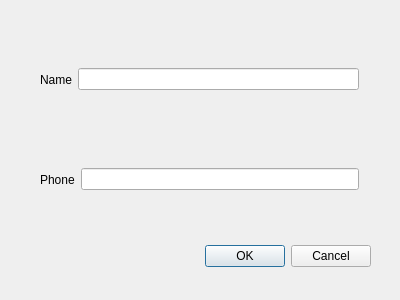
<?xml version="1.0" encoding="UTF-8"?>
<ui version="4.0">
 <class>DialogAddUser</class>
 <widget class="QDialog" name="DialogAddUser">
  <property name="geometry">
   <rect>
    <x>0</x>
    <y>0</y>
    <width>400</width>
    <height>300</height>
   </rect>
  </property>
  <property name="windowTitle">
   <string>Dialog</string>
  </property>
  <widget class="QDialogButtonBox" name="buttonBox">
   <property name="geometry">
    <rect>
     <x>30</x>
     <y>240</y>
     <width>341</width>
     <height>32</height>
    </rect>
   </property>
   <property name="orientation">
    <enum>Qt::Horizontal</enum>
   </property>
   <property name="standardButtons">
    <set>QDialogButtonBox::Cancel|QDialogButtonBox::Ok</set>
   </property>
  </widget>
  <widget class="QWidget" name="horizontalLayoutWidget_2">
   <property name="geometry">
    <rect>
     <x>40</x>
     <y>110</y>
     <width>319</width>
     <height>139</height>
    </rect>
   </property>
   <layout class="QHBoxLayout" name="horizontalLayout_2">
    <item>
     <widget class="QLabel" name="label_2">
      <property name="text">
       <string>Phone</string>
      </property>
     </widget>
    </item>
    <item>
     <widget class="QLineEdit" name="d_addphone"/>
    </item>
   </layout>
  </widget>
  <widget class="QWidget" name="layoutWidget">
   <property name="geometry">
    <rect>
     <x>40</x>
     <y>10</y>
     <width>319</width>
     <height>139</height>
    </rect>
   </property>
   <layout class="QHBoxLayout" name="horizontalLayout">
    <item>
     <widget class="QLabel" name="label">
      <property name="text">
       <string>Name</string>
      </property>
     </widget>
    </item>
    <item>
     <widget class="QLineEdit" name="d_addname"/>
    </item>
   </layout>
  </widget>
 </widget>
 <tabstops>
  <tabstop>d_addname</tabstop>
  <tabstop>d_addphone</tabstop>
  <tabstop>d_addphone</tabstop>
 </tabstops>
 <resources/>
 <connections>
  <connection>
   <sender>buttonBox</sender>
   <signal>accepted()</signal>
   <receiver>DialogAddUser</receiver>
   <slot>accept()</slot>
   <hints>
    <hint type="sourcelabel">
     <x>248</x>
     <y>254</y>
    </hint>
    <hint type="destinationlabel">
     <x>157</x>
     <y>274</y>
    </hint>
   </hints>
  </connection>
  <connection>
   <sender>buttonBox</sender>
   <signal>rejected()</signal>
   <receiver>DialogAddUser</receiver>
   <slot>reject()</slot>
   <hints>
    <hint type="sourcelabel">
     <x>316</x>
     <y>260</y>
    </hint>
    <hint type="destinationlabel">
     <x>286</x>
     <y>274</y>
    </hint>
   </hints>
  </connection>
 </connections>
</ui>
